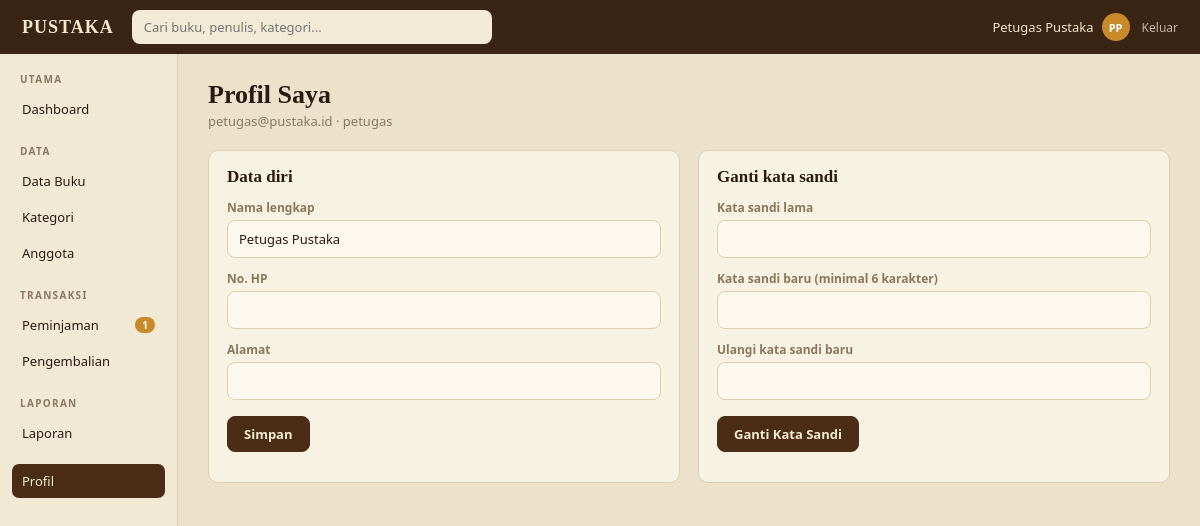
The page /profil (signed in) on the database its author committed.
### tables this page shows
CREATE TABLE users (
    id            INTEGER PRIMARY KEY AUTOINCREMENT,
    name          TEXT NOT NULL,
    email         TEXT NOT NULL UNIQUE,
    password_hash TEXT NOT NULL,
    role          TEXT NOT NULL DEFAULT 'anggota'
                  CHECK (role IN ('admin', 'petugas', 'anggota')),
    member_code   TEXT UNIQUE,              -- hanya untuk anggota, contoh AG0004
    phone         TEXT,
    address       TEXT,
    status        TEXT NOT NULL DEFAULT 'aktif'
                  CHECK (status IN ('aktif', 'nonaktif')),
    created_at    TEXT NOT NULL DEFAULT (datetime('now', 'localtime'))
);

### app.py (the view, shortened to what this page needs)
@app.route("/profil", methods=["GET", "POST"])
@login_required
def profile():
    return render_template("profile.html", active="profile")

### app.py (called while the page is built)
def db():
    if "db" not in g:
        g.db = sqlite3.connect(DB_PATH)
        g.db.row_factory = sqlite3.Row
        g.db.execute("PRAGMA foreign_keys = ON")
    return g.db

def q_one(sql, *args):
    return db().execute(sql, args).fetchone()

def q_val(sql, *args):
    return db().execute(sql, args).fetchone()[0]

def cfg(key):
    row = q_one("SELECT value FROM settings WHERE key = ?", key)
    return int(row["value"]) if row else DEFAULTS[key]

@app.template_filter("initials")
def f_initials(name):
    parts = [p for p in (name or "").split() if p]
    return "".join(p[0] for p in parts[:2]).upper() or "?"

@app.before_request
def load_user():
    g.user = None
    if request.endpoint == "static":
        return
    uid = session.get("uid")
    if uid:
        u = q_one("SELECT * FROM users WHERE id=?", uid)
        if u and u["status"] == "aktif":
            g.user = u
        else:
            session.clear()
            if u:
                flash("Akunmu dinonaktifkan. Hubungi petugas perpustakaan.", "error")

@app.context_processor
def inject_globals():
    ctx = {"me": g.get("user"), "max_loans": cfg("max_loans"),
           "fine_per_day": cfg("fine_per_day"), "loan_days": cfg("loan_days")}
    if g.get("user") and g.user["role"] in STAFF_ROLES:
        ctx["pending_count"] = q_val("SELECT COUNT(*) FROM loans WHERE status='menunggu'")
    return ctx

def login_required(view):
    @wraps(view)
    def wrapped(*a, **kw):
        if not g.user:
            return redirect(url_for("login"))
        return view(*a, **kw)
    return wrapped

### templates/profile.html (shortened to what this page needs)
{% extends "layout.html" %}
{% block content %}
<h1>Profil Saya</h1>
<p class="sub">{{ me.email }} · {{ me.role }}{% if me.member_code %} · {{ me.member_code }}{% endif %}</p>
<div class="two-col" style="grid-template-columns:1fr 1fr">
  <section class="card">
    <h2>Data diri</h2>
    <form method="post">
      <label>Nama lengkap</label><input name="name" required value="{{ me.name }}">
      <label>No. HP</label><input name="phone" value="{{ me.phone or '' }}">
      <label>Alamat</label><input name="address" value="{{ me.address or '' }}">
      <p style="margin-top:16px"><button class="btn">Simpan</button></p>
    </form>
  </section>
  <section class="card">
    <h2>Ganti kata sandi</h2>
    <form method="post">
      <label>Kata sandi lama</label><input type="password" name="current_password" required>
      <label>Kata sandi baru (minimal 6 karakter)</label><input type="password" name="new_password" required autocomplete="new-password">
      <label>Ulangi kata sandi baru</label><input type="password" name="confirm_password" required autocomplete="new-password">
      <p style="margin-top:16px"><button class="btn">Ganti Kata Sandi</button></p>
    </form>
  </section>
</div>
{% endblock %}

### templates/layout.html (shortened to what this page needs)
{% extends "base.html" %}
{% from "macros.html" import flashes %}
{% block body %}
{% set a = active|default('') %}
<header class="topbar">
  <a class="brand" href="{{ url_for('index') }}">PUSTAKA</a>
  <form class="search" action="{{ url_for('catalog') if me.role == 'anggota' else url_for('books') }}" method="get">
    <input name="q" value="{{ request.args.get('q', '') }}" placeholder="Cari buku, penulis, kategori...">
  </form>
  <div class="userchip">
    <a class="who" href="{{ url_for('profile') }}" title="Profil dan ganti kata sandi">
      <span>{{ me.name }}</span><span class="avatar">{{ me.name|initials }}</span></a>
    <a class="logout" href="{{ url_for('logout') }}">Keluar</a>
  </div>
</header>
<div class="shell">
  <aside class="sidebar">
    {% if me.role == 'anggota' %}
      <div class="nav-title">Jelajah</div>
      <a href="{{ url_for('catalog') }}" class="{{ 'active' if a == 'catalog' }}">Katalog Buku</a>
      <a href="{{ url_for('catalog_categories') }}" class="{{ 'active' if a == 'cats' }}">Kategori</a>
      <a href="{{ url_for('catalog', urut='terbaru') }}" class="{{ 'active' if a == 'latest' }}">Terkini</a>
      <div class="nav-title">Akun Saya</div>
      <a href="{{ url_for('my_loans') }}" class="{{ 'active' if a == 'mine' }}">Pinjaman Saya</a>
      <a href="{{ url_for('favorites') }}" class="{{ 'active' if a == 'favs' }}">Favorit</a>
      <a href="{{ url_for('my_loans', tab='riwayat') }}" class="{{ 'active' if a == 'history' }}">Riwayat</a>
      <a href="{{ url_for('profile') }}" class="{{ 'active' if a == 'profile' }}">Profil</a>
    {% else %}
      <div class="nav-title">Utama</div>
      <a href="{{ url_for('dashboard') }}" class="{{ 'active' if a == 'dashboard' }}">Dashboard</a>
      <div class="nav-title">Data</div>
      <a href="{{ url_for('books') }}" class="{{ 'active' if a == 'books' }}">Data Buku</a>
      <a href="{{ url_for('category_list') }}" class="{{ 'active' if a == 'categories' }}">Kategori</a>
      <a href="{{ url_for('members') }}" class="{{ 'active' if a == 'members' }}">Anggota</a>
      <div class="nav-title">Transaksi</div>
      <a href="{{ url_for('loans') }}" class="{{ 'active' if a == 'loans' }}">Peminjaman
        {% if pending_count %}<span class="badge">{{ pending_count }}</span>{% endif %}</a>
      <a href="{{ url_for('returns') }}" class="{{ 'active' if a == 'returns' }}">Pengembalian</a>
      <div class="nav-title">Laporan</div>
      <a href="{{ url_for('report') }}" class="{{ 'active' if a == 'report' }}">Laporan</a>
      <a href="{{ url_for('profile') }}" class="{{ 'active' if a == 'profile' }}" style="margin-top:14px">Profil</a>
    {% endif %}
  </aside>
  <main class="main">
    {% block content %}{% endblock %}
  </main>
</div>
{% endblock %}

### static/style.css (style rules this page uses)
:root { --bg: #ece2cc; --panel: #f8f2e3; --panel-2: #f2e9d4; --input: #fcf8ee; --ink: #2a1a10; --muted: #8a7761; --line: #dccfb2; --dark: #3a2414; --dark-2: #4a2c17; --gold: #c8892b; --serif: Georgia, "Times New Roman", serif; --sans: system-ui, -apple-system, "Segoe UI", Roboto, sans-serif; }
* { box-sizing: border-box; }
body { margin: 0; font-family: var(--sans); background: var(--bg); color: var(--ink); font-size: 14px; }
a { color: var(--dark-2); }
h1 { font-family: var(--serif); font-size: 26px; margin: 0 0 2px; }
h2 { font-family: var(--serif); font-size: 17px; margin: 0; }
.sub { color: var(--muted); font-size: 13px; margin: 0 0 20px; }
.topbar { height: 54px; background: var(--dark); color: #f3e7cc; display: flex; align-items: center; gap: 18px; padding: 0 22px; position: sticky; top: 0; z-index: 5; }
.brand { font-family: var(--serif); font-weight: 700; letter-spacing: 1px; font-size: 18px; color: #f3e7cc; text-decoration: none; }
.search { flex: 1; max-width: 360px; margin: 0; }
.search input { width: 100%; border: 0; border-radius: 8px; padding: 8px 12px; font-size: 13px; background: #f3ead6; color: var(--ink); }
.userchip { margin-left: auto; display: flex; align-items: center; gap: 12px; font-size: 13px; }
.userchip a { color: #f3e7cc; text-decoration: none; }
.userchip .who { display: flex; align-items: center; gap: 8px; }
.avatar { width: 28px; height: 28px; border-radius: 50%; background: var(--gold); color: #fff; font-weight: 700; font-size: 11px; display: grid; place-items: center; }
.logout { opacity: .75; font-size: 12px; }
.shell { display: flex; min-height: calc(100vh - 54px); }
.sidebar { width: 178px; flex: none; background: var(--panel-2); border-right: 1px solid var(--line); padding: 14px 12px; }
.nav-title { font-size: 10px; letter-spacing: 1.3px; color: var(--muted); text-transform: uppercase; margin: 18px 8px 6px; font-weight: 600; }
.nav-title:first-child { margin-top: 4px; }
.sidebar a { display: flex; justify-content: space-between; align-items: center; padding: 8px 10px; border-radius: 7px; font-size: 13px; color: var(--ink); text-decoration: none; margin-bottom: 2px; }
.sidebar a.active { background: var(--dark-2); color: #f6ecd3; }
.badge { background: var(--gold); color: #fff; border-radius: 10px; font-size: 10px; padding: 1px 7px; font-weight: 700; }
.main { flex: 1; padding: 26px 30px 40px; min-width: 0; }
.card { background: var(--panel); border: 1px solid var(--line); border-radius: 10px; padding: 16px 18px; }
.two-col { display: grid; grid-template-columns: 1fr 300px; gap: 18px; align-items: start; }
.btn { display: inline-block; background: var(--dark-2); color: #f6ecd3; border: 1px solid var(--dark-2); border-radius: 8px; padding: 8px 16px; font-size: 13px; font-weight: 600; cursor: pointer; text-decoration: none; font-family: inherit; }
label { display: block; font-size: 12px; color: var(--muted); margin: 12px 0 4px; font-weight: 600; }
input, select, textarea { width: 100%; padding: 9px 11px; border: 1px solid var(--line); border-radius: 8px; background: var(--input); font-size: 13px; font-family: inherit; color: var(--ink); }

### rows shown on the page
users: name "Petugas Pustaka", name|initials "PP", email "petugas@pustaka.id", role "petugas"

### other values the page prints
{{ pending_count }} "1"
